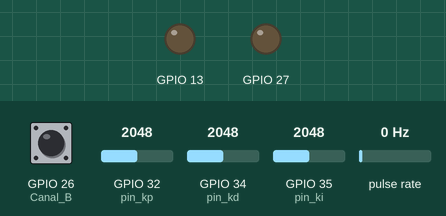
The sketch below on a simulated ESP32. Parts: output pins drawn as LEDs (lit = HIGH). Wiring (inferred from the names in the program): pulse sensor: data GPIO 25. The inputs (shaded band) are chosen by the test bench; at power-on: pulse rate 0 Hz, GPIO 35 (pin_ki) = 2048, GPIO 32 (pin_kp) = 2048, GPIO 26 (Canal_B) HIGH, GPIO 34 (pin_kd) = 2048. What the sketch prints to the serial monitor is not drawn.

Above: at 1.2 s.
1.3 s: pulse rate (sensor on GPIO 25) set to 4 Hz
At 1.6 s:
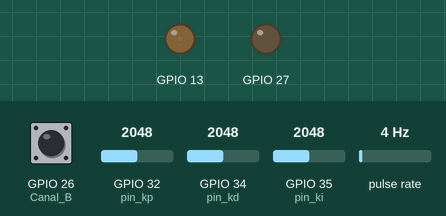
4.3 s: GPIO 35 (pin_ki) set to 3972
At 5.73 s:
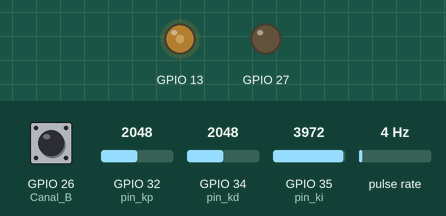
7.3 s: GPIO 32 (pin_kp) set to 2866
At 9.6 s:
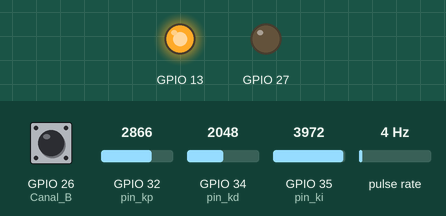
10.3 s: GPIO 35 (pin_ki) set to 1228
At 10.69 s:
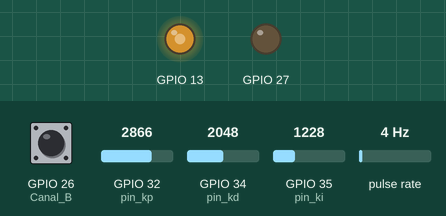
13.3 s: GPIO 26 (Canal_B) pulled LOW for 0.15 s
16.3 s: GPIO 32 (pin_kp) set to 122
Timing chart, 0 to 19.3 s (numbered marks = the images above; inputs shaded):
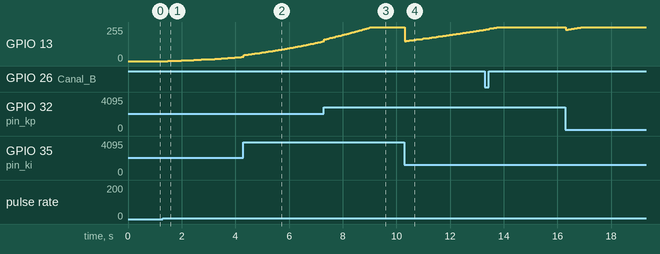

The sketch:

JGA25_P1_pos_pot_rob.ino
```cpp
/*
  CONTROLADOR PID PARA REGULACIÓN DE LA POSICIÓN DE UN MOTOR DE CD MODELO JGA25-175
  TECNOLÓGICO DE MONTERREY CAMPUS GUADALAJARA
  PROFESOR: DR. JOSE LUIS LUNA PINEDA

  Este programa implementa un control PID para posicionar un motor de corriente directa
  usando lectura de encoder en cuadratura doble (X2). La señal de control se calcula como:
  u = kP*E - kD*dth_f + kI*int(e)

  Se incluye filtrado de velocidad, saturación de señal PWM y lectura de consigna por monitor serial.
*/

// ----- TIEMPO DE MUESTREO -----
int dt_us = 4000;                      // Muestreo cada 4 ms----> para este caso puede ser entre 1 ms y 5 ms
float dt = dt_us * 0.000001;           // Tiempo en segundos para el cálculo de la derivada y la integral
unsigned long t1 = 0, t2 = 0;          // Estos tiempos son para crear un tiempo de muestreo constante "estable"

// ----- ENCODER -----
volatile int Np = 0;                   // Conteo de pulsos del encoder
// En este programa solo se toma dos flancos de subida, CUADRATURA doble
const float R = (360.0/(2.0*17.0*49.0));  // Resolución angular (R)=  360°/(cuadratura_doble*pulsos_encoder*gear ratio)
// Para el MOTOR DE CD MODELO JGA25-175: 360.0/(2.0*11.0*34.0)
float th = 0, thp = 0;                 // th es ángulo actual.---> thp es el valor del ángulo pasado.
float error_threshold = 1.0 * R;       // Umbral de seguridad: si el error es menor a 2 pulsos se apaga la señal PWM

// ----- VELOCIDAD -----
float dth_d = 0, dth_f = 0;
float alpha = 0.03;                    // Se usa para el filtro de velocidad entre 0 y 1
// alpha cercano a 1 → más reactivo (menos suave)    alpha cercano a 0 → más lento pero más suave

// ----- CONTROL PID -----
float kp = 0.0  , kd = 0.0, ki = 0.0;     // AJUSTE DE LAS GANANCIAS DEL CONTROLADOR PID
// RECUERDE USAR VALORES PEQUEÑOS DE K_d PARA NO AMPLIFICAR EL RUIDO DE MEDICIÓN
// SUGERENCIA: USAR ENTRADAS ANALÓGICAS PARA AJUSTARLAS USANDO POTENCIOMETROS, DELIMITE EL VALOR COMO SIGUE:
// 0<=K_p<=25----0<=K_d<=2-------0<=K_i<=10
float b_est= 155.696;
float a_est=34.970;
// ----- AJUSTE DINÁMICO DE kp kd y ki -----
const int pin_kp = 32;                 // Pin analógico para ajustar kp con potenciómetro
const int pin_kd = 34;                 // Pin analógico para ajustar kd con potenciómetro
const int pin_ki = 35;                 // Pin analógico para ajustar ki con potenciómetro

float e = 0, de = 0, inte = 0;
float u = 0, usat = 0;
float PWM = 0;
float th_des = 0;                      // EL VALOR DE REFERENCIA DESEADO INICIAL ES CERO. ESTABLEZCA LA REFERENCIA EN EL MONITOR SERIAL

// ----- PINES DE CONTROL ----- SIEMPRE VERIFIQUE LA DIRECCIÓN DEL MOTOR
const int sen1 = 13;    // Dirección 1 EN EL CASO DE USAR EL PUENTE H BTS7986 CORRESPONDE LPWM O RPWM
const int sen2 = 27;    // Dirección 2 EN EL CASO DE USAR EL PUENTE H BTS7986 CORRESPONDE LPWM O RPWM

String consigna; // SIRVE PARA GUARDAR EL VALOR DEL MONITOR SERIAL COMO UN STRING

void IRAM_ATTR CH_A();
void IRAM_ATTR CH_B();

void setup() {
  Serial.begin(115200);

  pinMode(25, INPUT_PULLUP);  // Canal A del encoder.
  pinMode(26, INPUT_PULLUP);  // Canal B

  attachInterrupt(digitalPinToInterrupt(25), CH_A, RISING); // Generación de las interrupciones para el pin 2 cuando detecta un flanco de subida
  attachInterrupt(digitalPinToInterrupt(26), CH_B, RISING);

  // Asignación de los pines usados como PWM como salidas
  ledcAttach(13,10000,12);
  ledcAttach(27,10000,12);
}

void loop() {

   if (Serial.available() > 0) {
    char tecla = Serial.read();

    if (tecla == 'q' || tecla == 'Q') {
      Serial.end();  // Detiene la comunicación Serial
    }
  }

  t1 = micros();  // Marca de inicio

  // ----- LECTURA DE CONSIGNA -----
  if (Serial.available() > 0) {
    consigna = Serial.readStringUntil('\n');
    th_des = consigna.toFloat(); // Toma el valor del monitor serial y lo guarda en la variable, inicialmente es cero.
  }

// ----- AJUSTE DINÁMICO DE kp kd y ki -----
   kp = analogRead(pin_kp) * (200.0 / 4095.0); // Escala de 0 a 25 usando potenciómetro
   kd = analogRead(pin_kd) * (10.0 / 4095.0); // Escala de 0 a 1 usando potenciómetro
   ki = analogRead(pin_ki) * (130.0 / 4095.0); // Escala de 0 a 15 usando potenciómetro

  // ----- POSICIÓN Y VELOCIDAD -----
  th = R * Np; // Np se calcula con las rutinas de interrupción, nos da los pulsos, al multiplicarlo por R obtenemos el ángulo en grados
  // Si cambiamos 360 por 1, medimos revoluciones.
  dth_d = (th - thp) / dt;

  // Filtro de primer orden tipo IIR (filtro exponencial) o también conocido como filtro de media exponencial móvil
  // Ecuación general ----> y[n]=alpha*x[n]+(1-alpha)y[n-1]
  dth_f = alpha * dth_d + (1 - alpha) * dth_f;
  //   Si modelamos el filtro como:
// D_f(s) = \frac{α}{s + α}·D(s)
// donde:
// - D(s) es la velocidad angular sin filtrar (entrada),
// - D_f(s) es la salida filtrada,
// - α representa el coeficiente que regula la suavidad (en segundos⁻¹)

// Interpretación física
// - Este filtro atenua frecuencias altas (ruido) y pasa las bajas (variaciones reales).
// - La constante de tiempo es τ = \frac{1}{α}, lo que define qué tan rápido responde el sistema.
// - Si α es pequeño, el filtro es más lento (más suavizado). Si α es grande, responde más rápido pero suaviza menos.

// Es un equivalente del filtro analógico de primer orden transformado por el método de diferencia finita (Euler).

  // ----- PID -----
  e = th_des - th;         // PRIMERO CALCULAMOS EL ERROR PARA PODER GENERAR LA SEÑAL DE CONTROL U
  de = -dth_f;             // USAMOS LA DERIVADA DE LA SALIDA PERO FILTRADA
  inte += e * dt;          // CALCULAMOS EL VALOR DE LA INTEGRAL
   u =( kp * e + kd * de  + ki * inte); // OBTENEMOS EL VALOR DE LA SEÑAL DE CONTROL
  //u = (1.0 / b_est) * (kp * e - kd * dth_f - beta * dth_f + beta * kp * inte - beta * kd * th);
  //u =(1.0/b_est)*( kp * e + kd * de + ki * inte); // OBTENEMOS EL VALOR DE LA SEÑAL DE CONTROL
  // RECUERDE QUE TENEMOS VALORES LÍMITE ENTRE -255 Y 255 POR LO TANTO DEBEMOS CUIDAR EL VALOR
  // QUE USAMOS EN LAS GANANCIAS KP, KD Y KI PARA NO SATURAR EL SISTEMA

  usat = constrain(u, -4095, 4095); // Esto porque el PWM en Arduino es de 8 bits por lo tanto va de 0 a 255.
  PWM = usat;


  // ----- CONTROL PWM CON DETECCIÓN DE UMBRAL DE ERROR -----
  if (abs(e) < error_threshold) {
    // Error pequeño: apaga PWM
    ledcWrite(sen1, 0);
    ledcWrite(sen2, 0);
  } else {
    if (PWM > 0) {
      ledcWrite(sen1, PWM);
      ledcWrite(sen2, 0);
    }

    if (PWM < 0) {
      ledcWrite(sen1, 0);
      ledcWrite(sen2, -PWM);
    }

    if (PWM == 0) {
      ledcWrite(sen1, 0);
      ledcWrite(sen2, 0);
    }
  }

  // ----- ACTUALIZACIONES -----
  thp = th;

 Serial.print(kp); Serial.print(' ');
 Serial.print(kd); Serial.print(' ');
 Serial.print(ki); Serial.print(' ');
 Serial.print(th_des); Serial.print(' ');
 Serial.print(th); Serial.print(' ');
 Serial.println(PWM);

  // Espera activa para mantener la frecuencia
  t2 = micros();
  while ((t2 - t1) < dt_us) {
    t2 = micros();
  }
}

// Función que se ejecuta al detectar una subida en el canal A
void IRAM_ATTR CH_A() {
  if (digitalRead(26) == LOW)
    Np = Np + 1;
  if (digitalRead(26) == HIGH)
    Np = Np - 1;
}

// Función que se ejecuta al detectar una subida en el canal B
void IRAM_ATTR CH_B() {
  if (digitalRead(25) == HIGH)
    Np = Np + 1;
  if (digitalRead(25) == LOW)
    Np = Np - 1;
}
```

Measured:
- after the input at 1.3 s, GPIO 13: moves from 0/255 to 31/255 over 2.7 s, starting after 0.18 s
